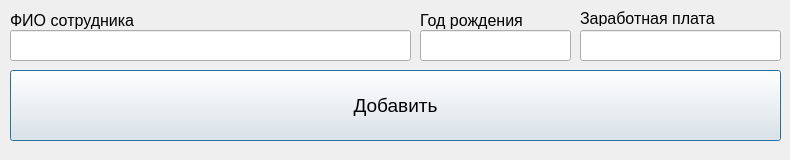
<?xml version="1.0" encoding="UTF-8"?>
<ui version="4.0">
 <class>AddWorkerWin</class>
 <widget class="QDialog" name="AddWorkerWin">
  <property name="geometry">
   <rect>
    <x>0</x>
    <y>0</y>
    <width>790</width>
    <height>160</height>
   </rect>
  </property>
  <property name="windowTitle">
   <string>Dialog</string>
  </property>
  <widget class="QLabel" name="ZPinfo">
   <property name="geometry">
    <rect>
     <x>580</x>
     <y>10</y>
     <width>201</width>
     <height>16</height>
    </rect>
   </property>
   <property name="font">
    <font>
     <pointsize>12</pointsize>
    </font>
   </property>
   <property name="text">
    <string>Заработная плата</string>
   </property>
  </widget>
  <widget class="QLineEdit" name="FIO">
   <property name="geometry">
    <rect>
     <x>10</x>
     <y>30</y>
     <width>401</width>
     <height>31</height>
    </rect>
   </property>
   <property name="text">
    <string/>
   </property>
  </widget>
  <widget class="QLineEdit" name="ZP">
   <property name="geometry">
    <rect>
     <x>580</x>
     <y>30</y>
     <width>201</width>
     <height>31</height>
    </rect>
   </property>
   <property name="text">
    <string/>
   </property>
  </widget>
  <widget class="QLineEdit" name="Year">
   <property name="geometry">
    <rect>
     <x>420</x>
     <y>30</y>
     <width>151</width>
     <height>31</height>
    </rect>
   </property>
   <property name="text">
    <string/>
   </property>
  </widget>
  <widget class="QLabel" name="YearInfo">
   <property name="geometry">
    <rect>
     <x>420</x>
     <y>10</y>
     <width>151</width>
     <height>20</height>
    </rect>
   </property>
   <property name="font">
    <font>
     <pointsize>12</pointsize>
    </font>
   </property>
   <property name="text">
    <string>Год рождения</string>
   </property>
  </widget>
  <widget class="QLabel" name="FIOinfo">
   <property name="geometry">
    <rect>
     <x>10</x>
     <y>10</y>
     <width>401</width>
     <height>20</height>
    </rect>
   </property>
   <property name="font">
    <font>
     <pointsize>12</pointsize>
    </font>
   </property>
   <property name="text">
    <string>ФИО сотрудника</string>
   </property>
  </widget>
  <widget class="QPushButton" name="ADDworker">
   <property name="geometry">
    <rect>
     <x>10</x>
     <y>70</y>
     <width>771</width>
     <height>71</height>
    </rect>
   </property>
   <property name="font">
    <font>
     <pointsize>14</pointsize>
    </font>
   </property>
   <property name="text">
    <string>Добавить</string>
   </property>
  </widget>
 </widget>
 <resources/>
 <connections/>
</ui>
